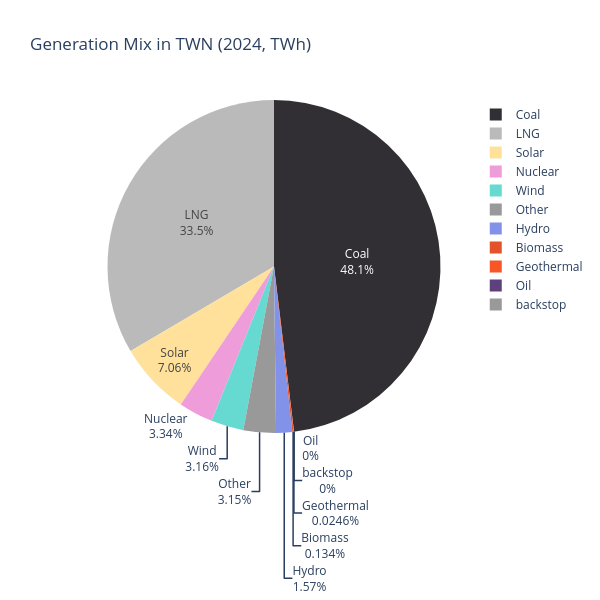

The notebook cell this image was saved under:
### Code cell
# --- CHECK GENERATION MIX --- #

generation = (
    n.generators_t.p
     .droplevel(0)
     .resample('YE').sum()
     .groupby([n.generators.bus, n.generators.carrier], axis=1).sum()
     .melt()
     .rename(columns={'variable': 'carrier'})
)
generation.carrier.replace('', 'backstop', inplace=True)
generation.value = generation.value.div(1e6)
color_map = n.carriers.color.to_dict()
colors = [ color_map.get(c, "#999999") for c in generation.carrier ]

# 1×1 subplot of type “domain” (pie)
fig = make_subplots(
    rows=1, cols=1,
    specs=[[{'type':'domain'}]]
)

# add the pie into row=1,col=1
fig.add_trace(
    go.Pie(
        labels=generation.carrier,
        values=generation.value,
        marker=dict(colors=colors),
        textinfo='percent+label'
    ),
    row=1, col=1
)

fig.update_layout(
    title_text="Generation Mix in TWN (2024, TWh)",
    width=600,
    height=600
)

### Figure 1 — Plotly figure (JSON) as saved in the notebook; plotly's stock layout.template omitted (floating-point values rounded to 4 significant figures)
{"data": [{"domain": {"x": [0, 1], "y": [0, 1]}, "labels": ["Biomass", "Coal", "Geothermal", "Hydro", "LNG", "Nuclear", "Oil", "Other", "Solar", "Wind", "backstop"], "marker": {"colors": ["#e25329", "#322f34", "#f75726", "#8292e8", "#bababa", "#ee9dda", "#5d407c", "#999999", "#ffe19b", "#66dad0", "#999999"]}, "textinfo": "percent+label", "type": "pie", "values": [0.3338, 120.2, 0.06149, 3.919, 83.69, 8.354, 0.0, 7.881, 17.65, 7.892, 0.0]}], "layout": {"height": 600, "title": {"text": "Generation Mix in TWN (2024, TWh)"}, "width": 600}}
